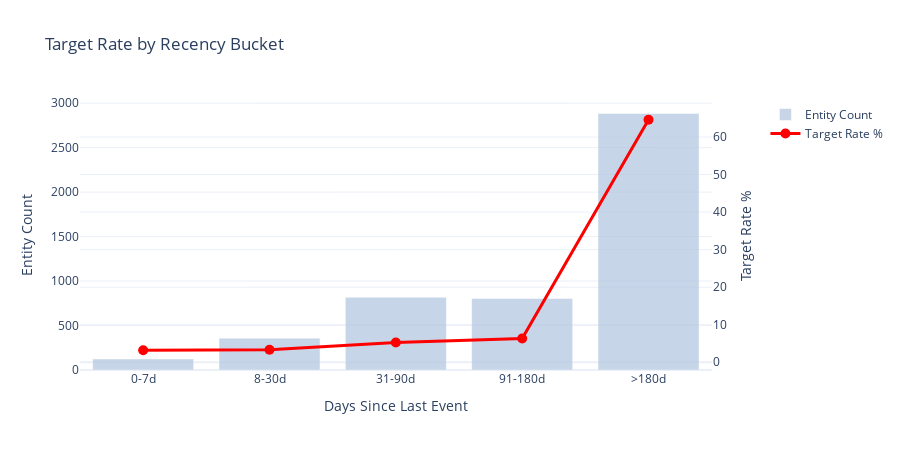

The code cell stored with this chart in its notebook:
### Code cell
# Recency vs Target visualization (if target exists)
if ENTITY_COLUMN and TARGET_COLUMN and TARGET_COLUMN in df.columns:
    # Get target per entity
    entity_target = df.groupby(ENTITY_COLUMN)[TARGET_COLUMN].first().reset_index()
    
    # Merge with recency
    recency_target = entity_last.merge(entity_target, on=ENTITY_COLUMN)
    
    # Bin recency for clearer visualization
    recency_target["recency_bin"] = pd.cut(
        recency_target["recency_days"],
        bins=[0, 7, 30, 90, 180, float("inf")],
        labels=["0-7d", "8-30d", "31-90d", "91-180d", ">180d"]
    )
    
    # Target rate by recency bin
    target_by_recency = recency_target.groupby("recency_bin")[TARGET_COLUMN].agg(["mean", "count"]).reset_index()
    
    fig = make_subplots(specs=[[{"secondary_y": True}]])
    
    fig.add_trace(
        go.Bar(
            x=target_by_recency["recency_bin"].astype(str),
            y=target_by_recency["count"],
            name="Entity Count",
            marker_color="lightsteelblue",
            opacity=0.7
        ),
        secondary_y=False
    )
    
    fig.add_trace(
        go.Scatter(
            x=target_by_recency["recency_bin"].astype(str),
            y=target_by_recency["mean"] * 100,
            mode="lines+markers",
            name="Target Rate %",
            line=dict(color="red", width=3),
            marker=dict(size=10)
        ),
        secondary_y=True
    )
    
    fig.update_layout(
        title="Target Rate by Recency Bucket",
        xaxis_title="Days Since Last Event",
        template="plotly_white",
        height=450
    )
    fig.update_yaxes(title_text="Entity Count", secondary_y=False)
    fig.update_yaxes(title_text="Target Rate %", secondary_y=True)
    
    display_figure(fig)

### Figure 1 — Plotly figure (JSON) as saved in the notebook; plotly's stock layout.template omitted (floating-point values rounded to 4 significant figures)
{"data": [{"marker": {"color": "lightsteelblue"}, "name": "Entity Count", "opacity": 0.7, "type": "bar", "x": ["0-7d", "8-30d", "31-90d", "91-180d", ">180d"], "xaxis": "x", "y": [125, 358, 818, 804, 2884], "yaxis": "y"}, {"line": {"color": "red", "width": 3}, "marker": {"size": 10}, "mode": "lines+markers", "name": "Target Rate %", "type": "scatter", "x": ["0-7d", "8-30d", "31-90d", "91-180d", ">180d"], "xaxis": "x", "y": [3.2, 3.352, 5.257, 6.343, 64.6], "yaxis": "y2"}], "layout": {"height": 450, "title": {"text": "Target Rate by Recency Bucket"}, "xaxis": {"anchor": "y", "domain": [0, 0.94], "title": {"text": "Days Since Last Event"}}, "yaxis": {"anchor": "x", "domain": [0, 1], "title": {"text": "Entity Count"}}, "yaxis2": {"anchor": "x", "overlaying": "y", "side": "right", "title": {"text": "Target Rate %"}}}}
